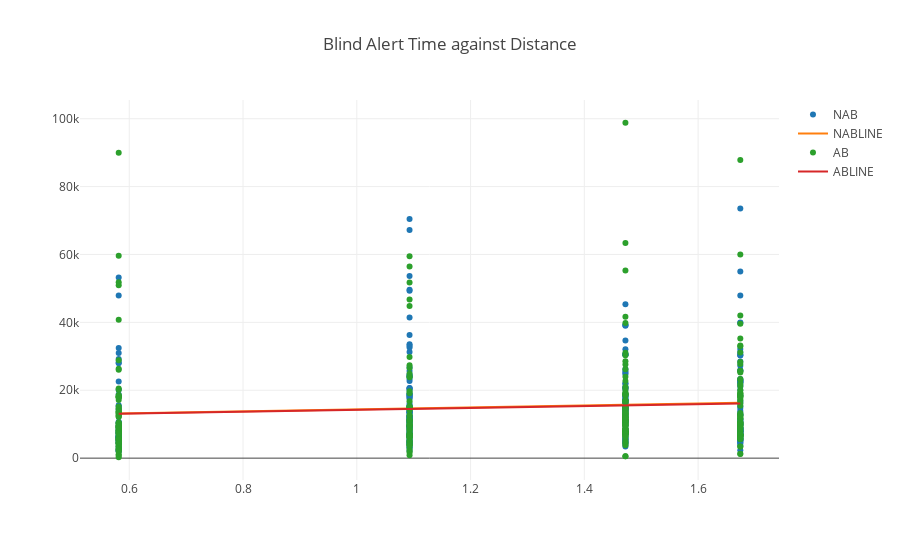

Notebook code for this chart:
### Code cell
from scipy import stats

slope, intercept, r_value, p_value, std_err = stats.linregress(nabdf['distance'],nabdf['time'])
line = slope*nabdf['distance']+intercept

slope, intercept, r_value, p_value, std_err = stats.linregress(abdf['distance'],abdf['time'])
line2 = slope*abdf['distance']+intercept

data = [
    go.Scatter(
            x=nabdf['distance'],
            y=nabdf['time'],
            mode='markers',
            name="NAB"
        ),
    go.Scatter(
            x=nabdf['distance'],
            y=line,
            mode='lines',
            name="NABLINE"
        ),
    go.Scatter(
            x=abdf['distance'],
            y=abdf['time'],
            mode='markers',
            name="AB"
        ),
    go.Scatter(
            x=abdf['distance'],
            y=line2,
            mode='lines',
            name="ABLINE"
        ),
]
layout = go.Layout(
    title='Blind Alert Time against Distance',
)
fig = go.Figure(data=data,layout=layout)
iplot(fig,filename="blindalerttimedistancebestfit")

### Figure 1 — Plotly figure (JSON) as saved in the notebook; plotly's stock layout.template omitted (floating-point values rounded to 4 significant figures; data arrays with more than 128 entries replaced by an {"elided": "..."} marker saying what was removed)
{"data": [{"mode": "markers", "name": "NAB", "type": "scatter", "x": {"elided": "303 float values"}, "y": {"elided": "303 int values"}}, {"mode": "lines", "name": "NABLINE", "type": "scatter", "x": {"elided": "303 float values"}, "y": {"elided": "303 float values"}}, {"mode": "markers", "name": "AB", "type": "scatter", "x": {"elided": "288 float values"}, "y": {"elided": "288 int values"}}, {"mode": "lines", "name": "ABLINE", "type": "scatter", "x": {"elided": "288 float values"}, "y": {"elided": "288 float values"}}], "layout": {"title": "Blind Alert Time against Distance"}}
